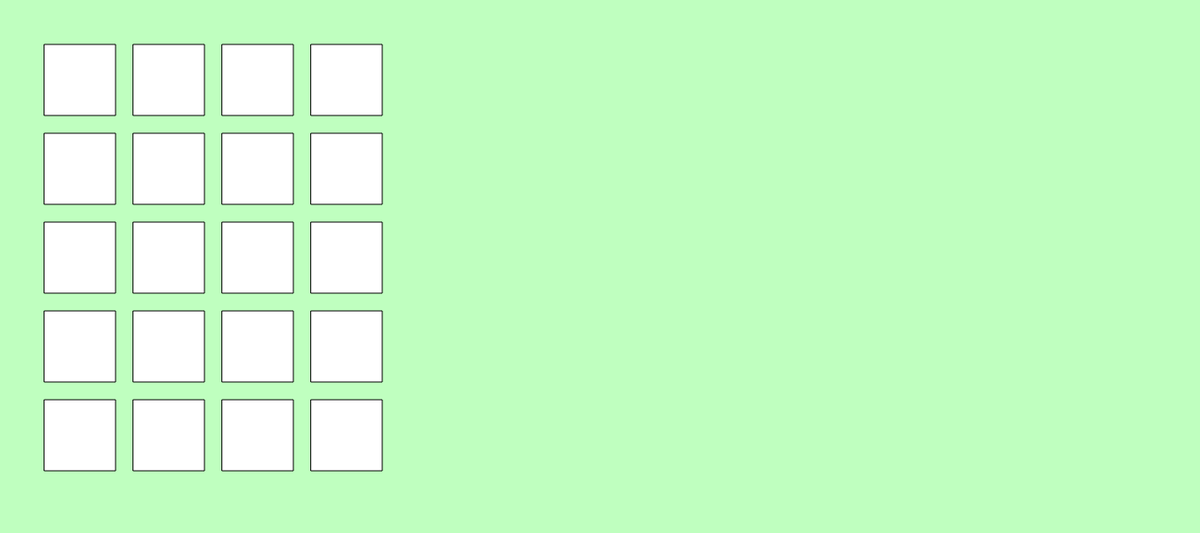
Frame 1 (no input)
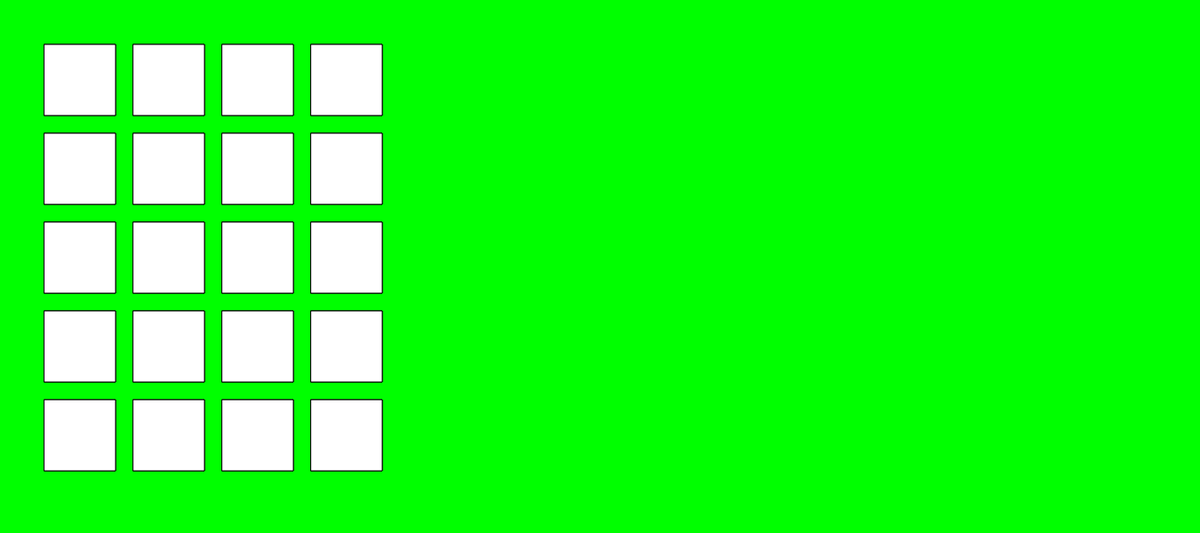
Frame 60 (no input)
Frame 120 (the mouse pressed at the canvas centre since frame 60): identical to frame 60, image omitted

The p5.js sketch that drew these frames (run headless with seeded random() and noise() and a simulated clock; from frame 60 on, the mouse is pressed at the canvas centre):

// p5.js sketch
// ── sketch.js
function setup()
{
    createCanvas(1350,600);
}

function draw()
{
    
    // //this command clears the background to black (try changing the numbers)
    // background(0,0,0);
    
    // //change the fill color
    // fill(255,0,0);
    
    // //change the outline color
    // stroke(0,255,0);
    
    // //this command draws a rectangle with the outline and fill colors that we just set
    // rect(125,125,250,250);
    // integer RGBA notation
    background('rgba(0,255,0, 0.25)');


    rect(50,50,80,80);
    rect(50,150,80,80);
    rect(50,250,80,80);
    rect(50,350,80,80);
    rect(50,450,80,80);

    rect(150,50,80,80);
    rect(150,150,80,80);
    rect(150,250,80,80);
    rect(150,350,80,80);
    rect(150,450,80,80);

    rect(250,50,80,80);
    rect(250,150,80,80);
    rect(250,250,80,80);
    rect(250,350,80,80);
    rect(250,450,80,80);

    rect(350,50,80,80);
    rect(350,150,80,80);
    rect(350,250,80,80);
    rect(350,350,80,80);
    rect(350,450,80,80);
    
}
